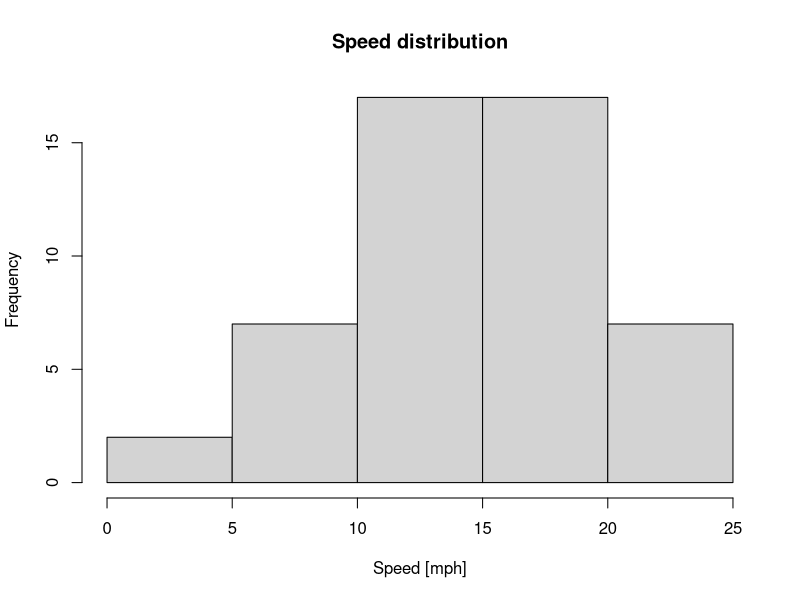
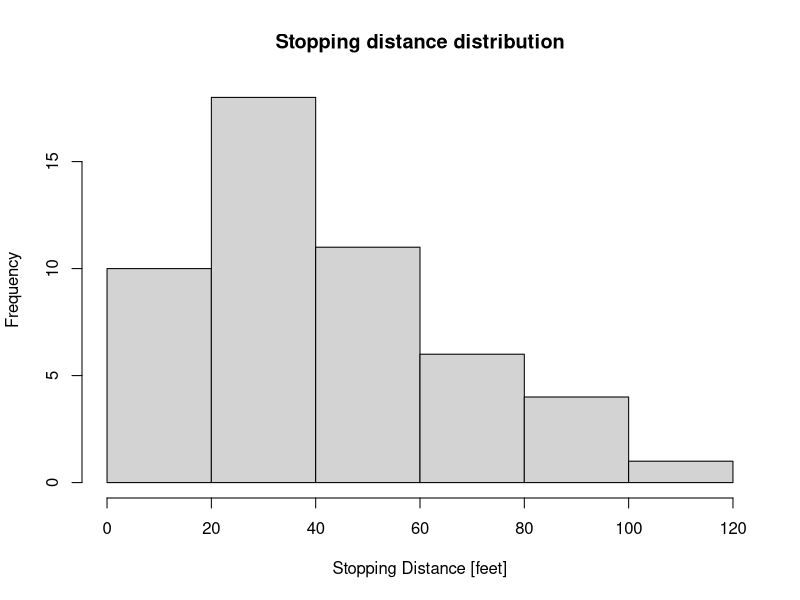
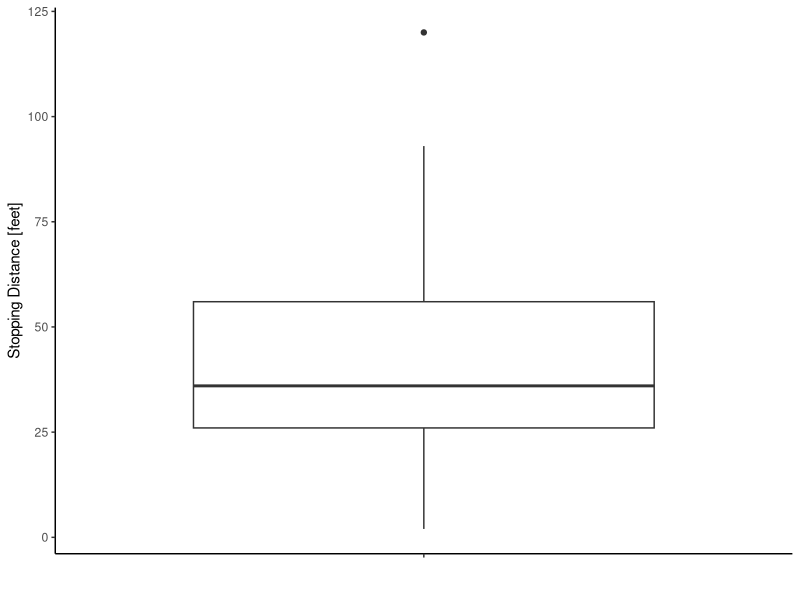
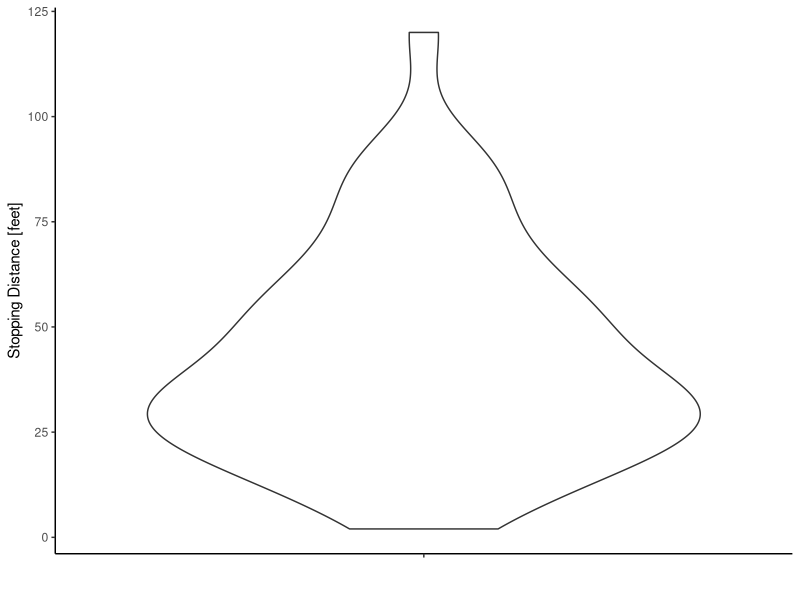
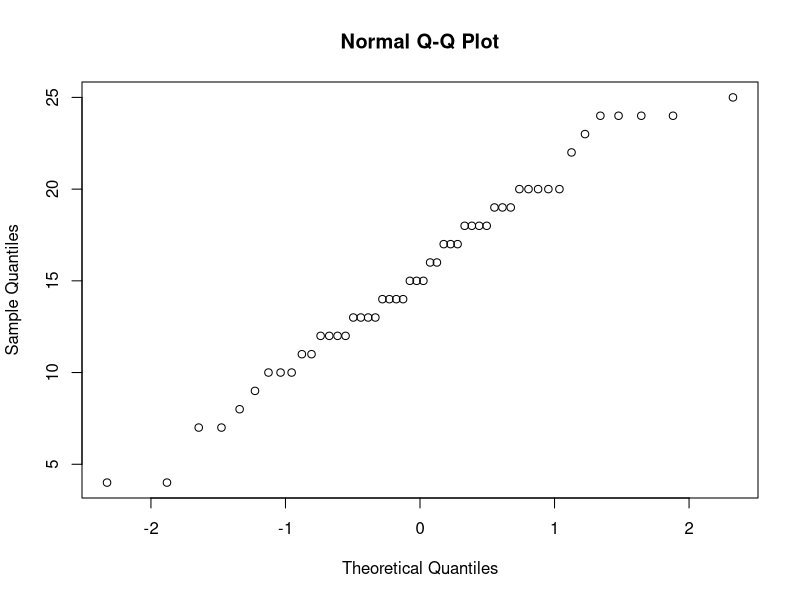
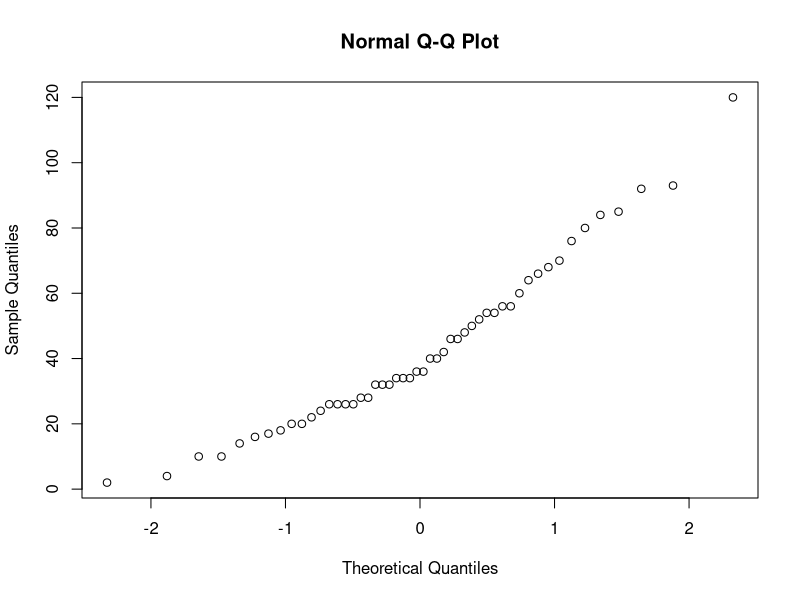
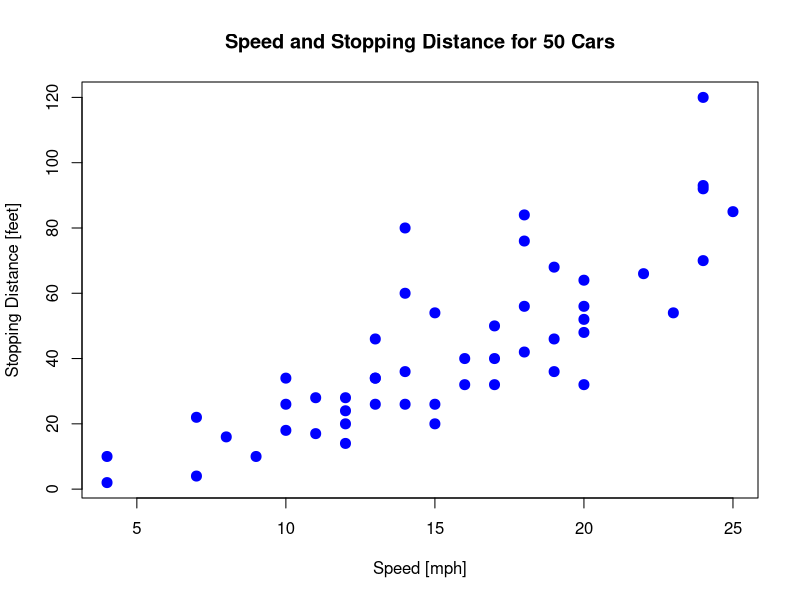
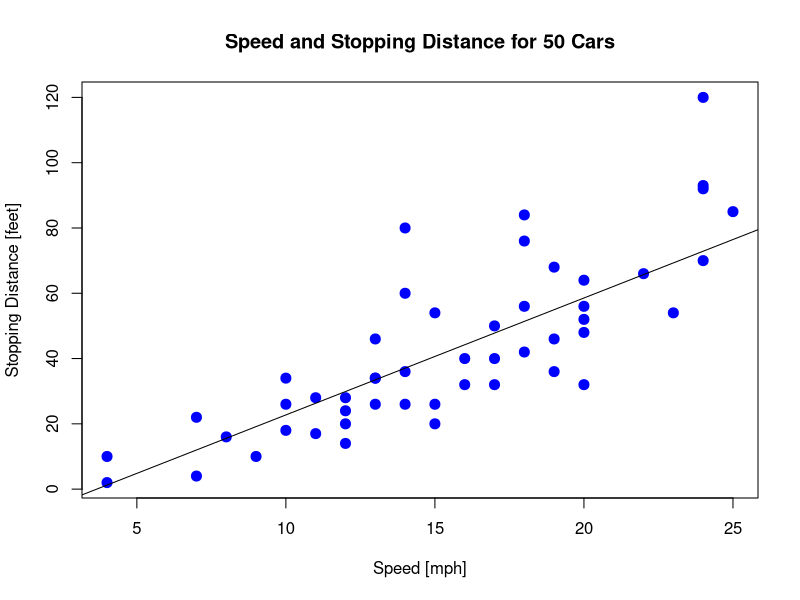

Source code (R) for these figures, in order:
## ---- chunk 1
#install.packages('tidyverse')
#install.packages(readr)
library("readr")
library(ggplot2)
## ---- chunk 2
IrisDataset <- read.csv('cars.csv')
## ---- chunk 3
# To list the attributes of the data set.
attributes(cars)
# To print the min, max, mean, median, and quartiles of each attribute.
summary(cars)
# To display the structure of your data set.
str(cars) 
# To get th names of the attributes within your data set.
names(cars) 
## ---- chunk 4
hist(cars$speed, 
     main="Speed distribution", xlab="Speed [mph]") 
## ---- chunk 5
hist(cars$dist, 
     main="Stopping distance distribution", xlab="Stopping Distance [feet]")
## ---- chunk 6
ggplot(data = cars, aes(x = "", y = dist)) + 
  geom_boxplot()+ theme_classic()+ 
  xlab("")+ylab("Stopping Distance [feet]")
## ---- chunk 7
ggplot(data = cars, aes(x = "", y = dist)) + 
  geom_violin()+ theme_classic()+ 
  xlab("")+ylab("Stopping Distance [feet]")
## ---- chunk 8
qqnorm(cars$speed) 
qqnorm(cars$dist)
## ---- chunk 9
plot(cars, col='blue', pch=20, cex=2, 
     main="Speed and Stopping Distance for 50 Cars", 
     xlab="Speed [mph]", ylab="Stopping Distance [feet]")
## ---- chunk 10
summary(cars)
## ---- chunk 11
is.na(cars) 
## ---- chunk 12
#DatasetName$ColumnName[is.na(DatasetName$ColumnName)]<-mean(DatasetName$ColumnName,na.rm = TRUE)
## ---- chunk 13
set.seed(122)
## ---- chunk 14
trainSize<-round(nrow(cars)*0.7) # 70/30%
testSize<-nrow(cars)-trainSize
## ---- chunk 15
print(trainSize)
print(testSize)
## ---- chunk 16
training_indices<-sample(seq_len(nrow(cars)),size =trainSize)
trainSet<-cars[training_indices,]
testSet<-cars[-training_indices,]
## ---- chunk 17
# The basic line of code for the linear model function. 
cars_regression <-lm(dist ~ speed, trainSet)
## ---- chunk 18
summary(cars_regression)
## ---- chunk 19
cars_predictions <- predict(cars_regression, testSet)
cars_predictions
## ---- chunk 20
predict(cars_regression,testSet, interval='confidence')

## ---- chunk 21
predict(cars_regression,testSet, interval='prediction')
## ---- chunk 22
lm(dist ~ speed, trainSet)

## ---- chunk 23
plot(cars, col='blue', pch=20, cex=2, 
     main="Speed and Stopping Distance for 50 Cars", 
     xlab="Speed [mph]", ylab="Stopping Distance [feet]")


abline(-13.082, 3.582)
## ---- chunk 24
res <- resid(cars_regression)
## ---- chunk 25
#produce residual vs. fitted plot
plot(fitted(cars_regression), res)

#add a horizontal line at 0 
abline(h = 0, col = "gray60")
